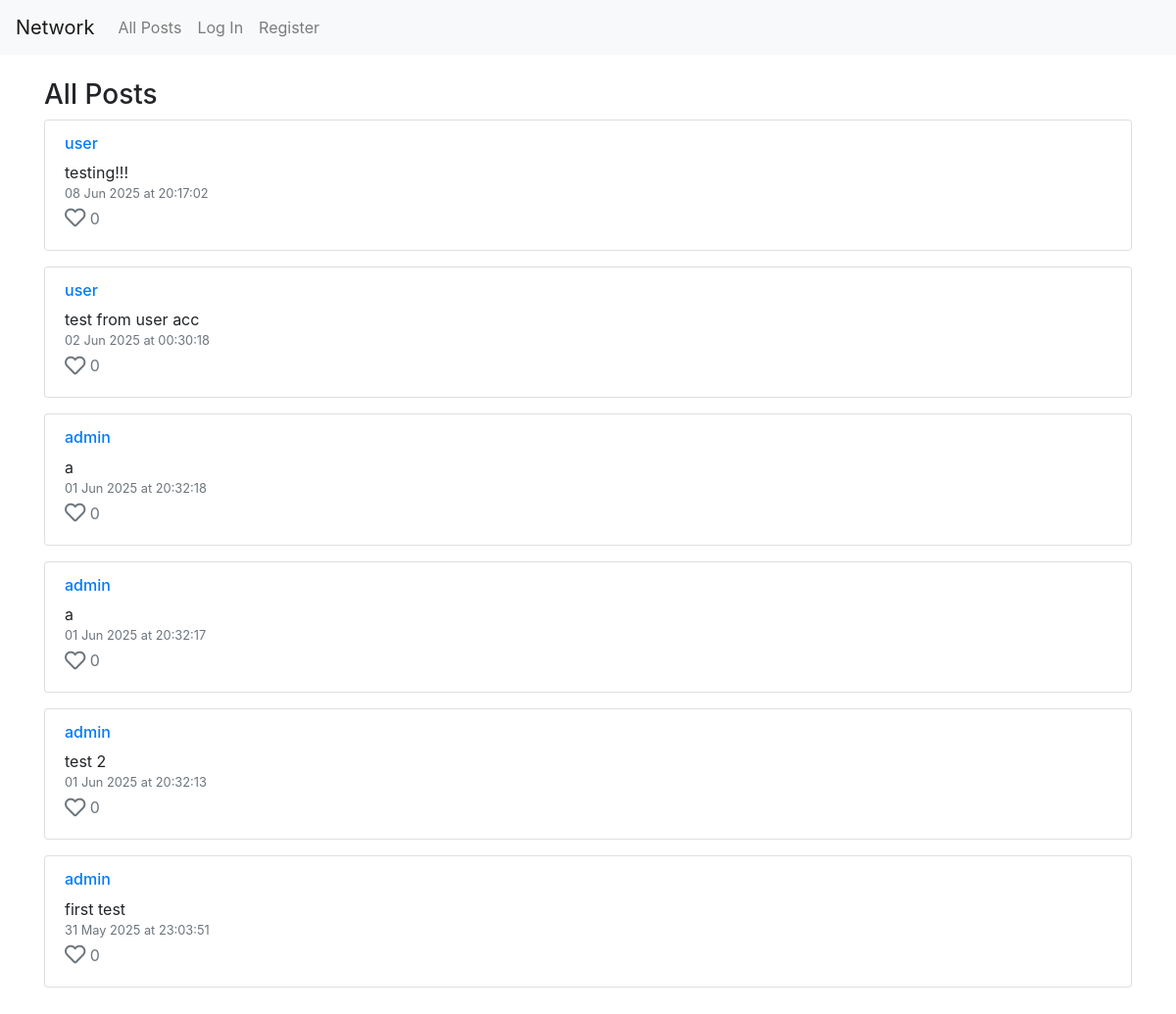
Before: / with the older database file.
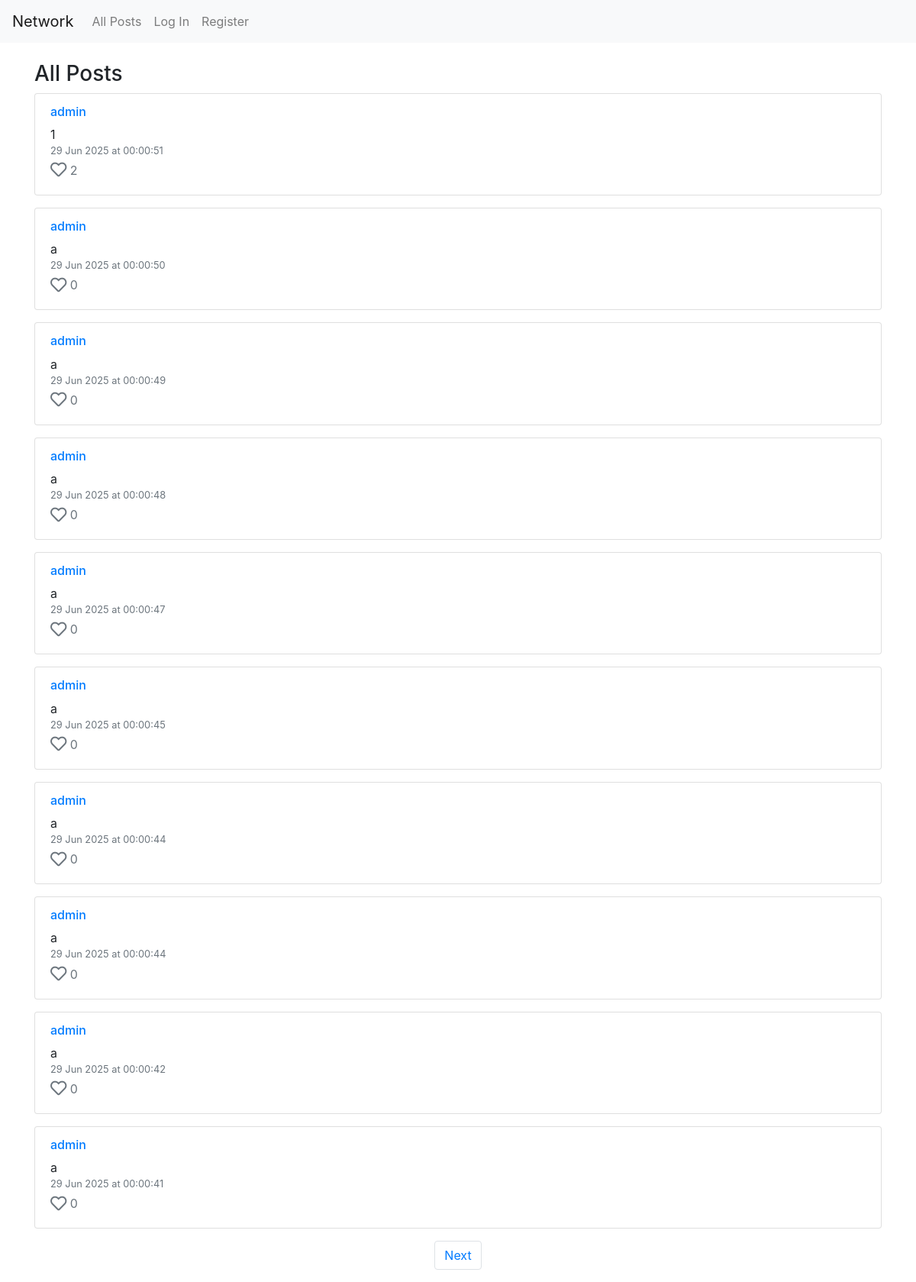
After: the same page with the newer database file.
### network/models.py (models this page shows, shortened)
class Post(models.Model):
    user = models.ForeignKey(User, on_delete=models.CASCADE, related_name="posts")
    content = models.TextField()
    timestamp = models.DateTimeField(auto_now_add=True)
    def formatted_timestamp(self):
        return self.timestamp.strftime("%d %b %Y at %H:%M:%S")
    def like_count(self):
        return self.likes.count()

class User(AbstractUser):
    pass

### network/views.py (the view)
# urls.py: path("", views.index, name="index"),
def index(request):
    if request.method == "POST" and request.user.is_authenticated:
        content = request.POST.get("content")
        if content:
            Post.objects.create(user=request.user, content=content)
            return HttpResponseRedirect(reverse("index"))
    posts = Post.objects.all().order_by('-timestamp')  # Get all posts, newest first
    for post in posts:
        post.is_liked_by_user = post.is_liked_by(request.user) if request.user.is_authenticated else False
    paginator = Paginator(posts, 10)
    page_number = request.GET.get('page')
    posts_of_the_page = paginator.get_page(page_number)
    return render(request, "network/index.html", {
        "posts": posts,
        "posts_of_the_page": posts_of_the_page
    })

### network/templates/network/index.html (shortened to what this page needs)
{% extends "network/layout.html" %}
{% block body %}
    <div class="container mt-4">
        <h3>All Posts</h3>
        {% for post in posts_of_the_page %}
            <div class="card mb-3">
                <div class="card-body">
                    <h6 class="card-subtitle mb-2 text-muted">
                        <a href="{% url 'profile' post.user.username %}">{{ post.user.username }}</a>
                    </h6>
                    <div id="post-content-{{ post.id }}">
                        <p class="card-text">{{ post.content }}</p>
                    </div>
                    <div class="d-flex justify-content-between">
                        <div class="d-flex flex-column align-items-start">
                            <small class="text-muted">{{ post.formatted_timestamp }}</small>
                            {% if user.is_authenticated %}
                                <button class="btn btn-sm btn-link text-decoration-none p-0 mt-1"
                                        id="like-btn-{{ post.id }}"
                                        onclick="toggleLike({{ post.id }})">
                                    <i class="{% if post.is_liked_by_user %}fas{% else %}far{% endif %} fa-heart {% if post.is_liked_by_user %}text-danger{% else %}text-muted{% endif %} fa-lg"></i>
                                    <span id="like-count-{{ post.id }}" class="{% if post.is_liked_by_user %}text-danger{% else %}text-muted{% endif %} fs-6">{{ post.like_count }}</span>
                                </button>
                            {% else %}
                                <span class="text-muted mt-1">
                                    <i class="far fa-heart fa-lg"></i> <span class="fs-6">{{ post.like_count }}</span>
                                </span>
                            {% endif %}
                        </div>
                    </div>
                </div>
            </div>
        {% empty %}
            <p>No posts yet.</p>
        {% endfor %}
    </div>
    <nav aria-label="Page navigation example" class="d-flex justify-content-center">
        <ul class="pagination">
            {% if posts_of_the_page.has_next %}
                <li class="page-item"><a class="page-link" href="?page={{ posts_of_the_page.next_page_number }}">Next</a></li>
            {% endif %}
        </ul>
    </nav>
{% endblock %}

Changed rows visible on the page:
no longer on this page (row unchanged): Post: user.username "user", content "testing!!!", formatted_timestamp "08 Jun 2025 at 20:17:02", like_count "0"
no longer on this page (row unchanged): Post: user.username "user", content "test from user acc", formatted_timestamp "02 Jun 2025 at 00:30:18", like_count "0"
no longer on this page (row unchanged): Post: user.username "admin", content "a", formatted_timestamp "01 Jun 2025 at 20:32:18", like_count "0"
no longer on this page (row unchanged): Post: user.username "admin", content "a", formatted_timestamp "01 Jun 2025 at 20:32:17", like_count "0"
no longer on this page (row unchanged): Post: user.username "admin", content "test 2", formatted_timestamp "01 Jun 2025 at 20:32:13", like_count "0"
no longer on this page (row unchanged): Post: user.username "admin", content "first test", formatted_timestamp "31 May 2025 at 23:03:51", like_count "0"
added Post: user.username "admin", content "1", formatted_timestamp "29 Jun 2025 at 00:00:51", like_count "2"
added Post: user.username "admin", content "a", formatted_timestamp "29 Jun 2025 at 00:00:50", like_count "0"
added Post: user.username "admin", content "a", formatted_timestamp "29 Jun 2025 at 00:00:49", like_count "0"
added Post: user.username "admin", content "a", formatted_timestamp "29 Jun 2025 at 00:00:48", like_count "0"
added Post: user.username "admin", content "a", formatted_timestamp "29 Jun 2025 at 00:00:47", like_count "0"
added Post: user.username "admin", content "a", formatted_timestamp "29 Jun 2025 at 00:00:45", like_count "0"
added Post: user.username "admin", content "a", formatted_timestamp "29 Jun 2025 at 00:00:44", like_count "0"
added Post: user.username "admin", content "a", formatted_timestamp "29 Jun 2025 at 00:00:44", like_count "0"
added Post: user.username "admin", content "a", formatted_timestamp "29 Jun 2025 at 00:00:42", like_count "0"
added Post: user.username "admin", content "a", formatted_timestamp "29 Jun 2025 at 00:00:41", like_count "0"
Other visible differences:
text now shown: "Next"
